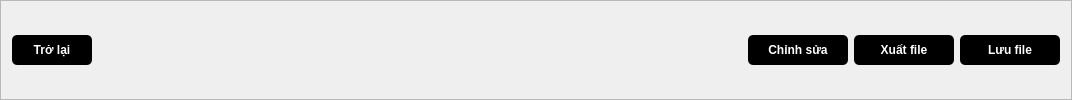
        <widget class="QFrame" name="frame_12">
         <property name="minimumSize">
          <size>
           <width>0</width>
           <height>43</height>
          </size>
         </property>
         <property name="frameShape">
          <enum>QFrame::StyledPanel</enum>
         </property>
         <property name="frameShadow">
          <enum>QFrame::Raised</enum>
         </property>
         <layout class="QHBoxLayout" name="horizontalLayout_7">
          <item>
           <widget class="QPushButton" name="btnBack">
            <property name="minimumSize">
             <size>
              <width>80</width>
              <height>30</height>
             </size>
            </property>
            <property name="font">
             <font>
              <weight>62</weight>
              <bold>true</bold>
             </font>
            </property>
            <property name="cursor">
             <cursorShape>PointingHandCursor</cursorShape>
            </property>
            <property name="styleSheet">
             <string notr="true">background-color:#000;
color:#fff;
font-weight:500;
border-radius: 5px;</string>
            </property>
            <property name="text">
             <string>Trở lại</string>
            </property>
            <property name="icon">
             <iconset resource="../../resources.qrc">
              <normaloff>:/images/res/drawable/icons/back_icon.svg</normaloff>:/images/res/drawable/icons/back_icon.svg</iconset>
            </property>
           </widget>
          </item>
          <item>
           <spacer name="horizontalSpacer">
            <property name="orientation">
             <enum>Qt::Horizontal</enum>
            </property>
            <property name="sizeHint" stdset="0">
             <size>
              <width>650</width>
              <height>20</height>
             </size>
            </property>
           </spacer>
          </item>
          <item>
           <widget class="QPushButton" name="btnEdit">
            <property name="minimumSize">
             <size>
              <width>100</width>
              <height>30</height>
             </size>
            </property>
            <property name="font">
             <font>
              <weight>62</weight>
              <bold>true</bold>
             </font>
            </property>
            <property name="cursor">
             <cursorShape>PointingHandCursor</cursorShape>
            </property>
            <property name="styleSheet">
             <string notr="true">background-color:#000;
color:#fff;
font-weight:500;
border-radius: 5px;</string>
            </property>
            <property name="text">
             <string>Chỉnh sửa</string>
            </property>
            <property name="icon">
             <iconset resource="../../resources.qrc">
              <normaloff>:/images/res/drawable/icons/edit_icon.svg</normaloff>:/images/res/drawable/icons/edit_icon.svg</iconset>
            </property>
           </widget>
          </item>
          <item>
           <widget class="QPushButton" name="btnPrint">
            <property name="minimumSize">
             <size>
              <width>100</width>
              <height>30</height>
             </size>
            </property>
            <property name="font">
             <font>
              <weight>62</weight>
              <bold>true</bold>
             </font>
            </property>
            <property name="cursor">
             <cursorShape>PointingHandCursor</cursorShape>
            </property>
            <property name="styleSheet">
             <string notr="true">background-color:#000;
color:#fff;
font-weight:500;
border-radius: 5px;</string>
            </property>
            <property name="text">
             <string>Xuất file</string>
            </property>
            <property name="icon">
             <iconset resource="../../resources.qrc">
              <normaloff>:/images/res/drawable/icons/print_FILL0_wght400_GRAD0_opsz48.svg</normaloff>:/images/res/drawable/icons/print_FILL0_wght400_GRAD0_opsz48.svg</iconset>
            </property>
           </widget>
          </item>
          <item>
           <widget class="QPushButton" name="btnExport">
            <property name="minimumSize">
             <size>
              <width>100</width>
              <height>30</height>
             </size>
            </property>
            <property name="font">
             <font>
              <weight>62</weight>
              <bold>true</bold>
             </font>
            </property>
            <property name="cursor">
             <cursorShape>PointingHandCursor</cursorShape>
            </property>
            <property name="styleSheet">
             <string notr="true">background-color:#000;
color:#fff;
font-weight:500;
border-radius: 5px;</string>
            </property>
            <property name="text">
             <string>Lưu file</string>
            </property>
            <property name="icon">
             <iconset resource="../../resources.qrc">
              <normaloff>:/images/res/drawable/icons/export_icon.svg</normaloff>:/images/res/drawable/icons/export_icon.svg</iconset>
            </property>
           </widget>
          </item>
         </layout>
        </widget>
